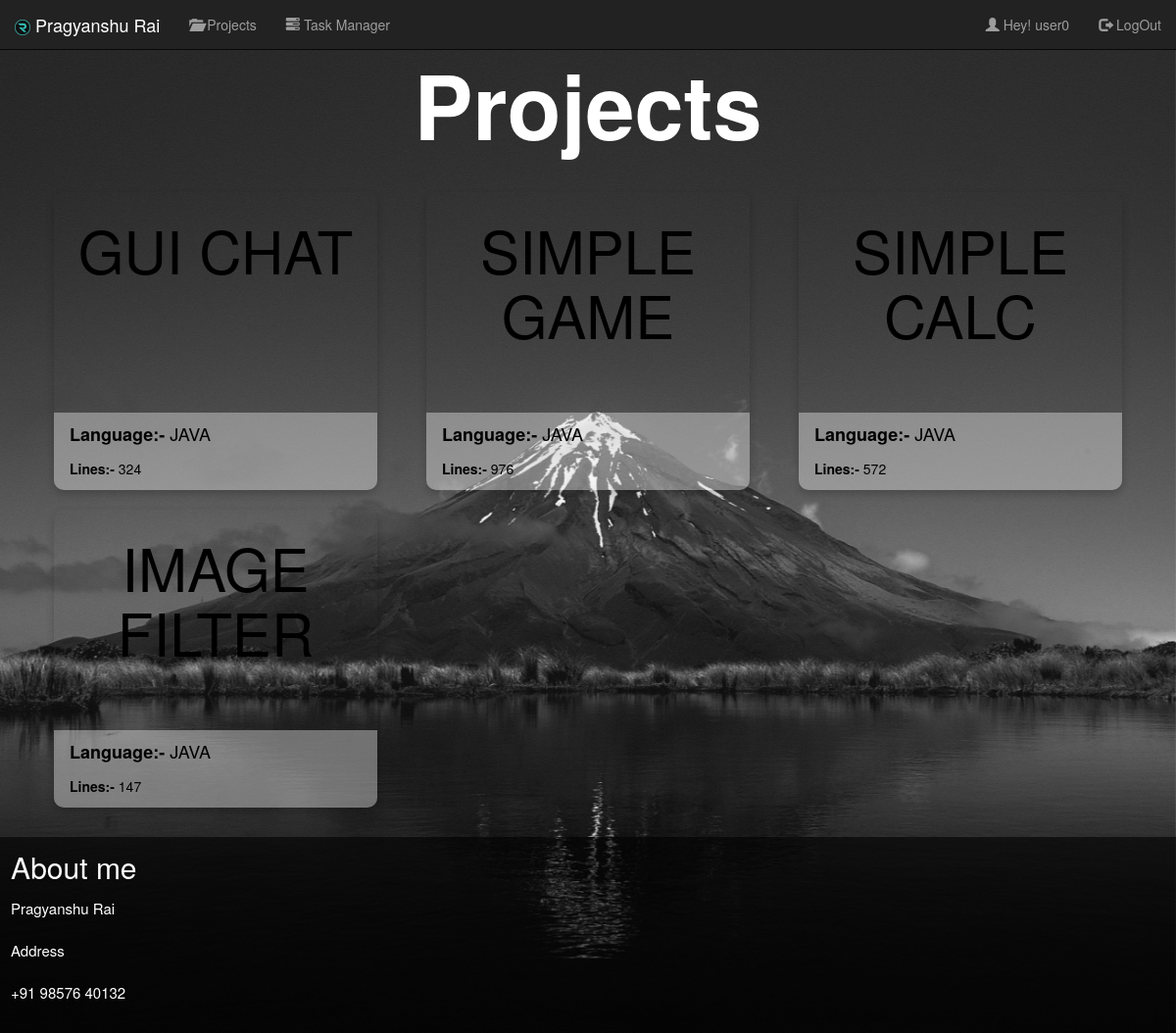
Screenshot of /app_01/project/ (signed in) with the database file from the repository.
### app_01/models.py (models this page shows, shortened)
class projects(models.Model):
    project_title = models.CharField(max_length = 50)
    file_name = models.CharField(max_length = 50)
    language = models.CharField(max_length = 20)
    lines = models.IntegerField(default = 0)

### app_01/views.py (the view)
# urls.py: path('project/', views.project, name='project'),
def project(request):
    cards = projects.objects.all()
    titles=dict()
    titles['heading']="Projects"
    titles['title']="Projects"
    titles['cards'] = cards;
    return render(request, 'tools.html', titles);

### templates/tools.html (shortened to what this page needs)
{% extends "base.html" %}
{% load static %}
{% block main_block %}
{% if user.is_authenticated %}
    <div class="row">
        <div class="container">
            {% for card_data in cards %}
            <a href="{% url 'source' card_data.pk %}" style="color:black;">
                    <div class="col-md-4">
                        <div class="card">
                            <div class="card-header" style="text-align:center;font-size:50px;width:100%;height:200px;"><h2>{{card_data.project_title}}</h2></div>
                            <div class="card-body"><h4><strong> Language:-</strong> {{card_data.language}}</h4></div>
                            <div class="card-footer"><p><b> Lines:-</b> {{card_data.lines}}</p></div>
                        </div>
                    </div>
            </a>
            {% endfor %}
        </div>
    </div>
{% else %}
    <div style="height:550px; margin-top:250px;">
        <h1 style="text-align: center;" ><span style="color:white;" >Please Login!</span></h1>
    </div>
{% endif %}
{% endblock %}

### templates/base.html (shortened to what this page needs)
{% load static %}
<!DOCTYPE html>
<html lang='en' >
    <head>
        <link rel="stylesheet" type="text/css" href="https://maxcdn.bootstrapcdn.com/bootstrap/3.4.1/css/bootstrap.min.css" />
        <link rel="stylesheet" type="text/css" href="{% static 'css/basic_style.css' %}" />
    </head>
    <body>
        <div class="parallax">
        <nav class="navbar navbar-inverse navbar-fixed-top">
            <div class="container-fluid">
                <div class="navbar-header">
                    <a class="navbar-brand active" href="{% url 'home' %}"><div style="display:inline"> <img src="{% static 'images/main_icon.png' %}">  Pragyanshu Rai </div></a>
                </div>
                <ul class="nav navbar-nav">
                    <li>
                        <a href="{% url 'project' %}"><span class="glyphicon glyphicon-folder-open"></span> Projects</a>
                    </li>
                    <li>
                        <a href="{% url 'task_manager' %}"><span class="glyphicon glyphicon-tasks"></span> Task Manager</a>
                    </li>
                </ul>
                <ul class="nav navbar-nav navbar-right">
                    {% if user.is_authenticated %}
                        <li>
                            <a href="{% url 'useraccount' user.id %}"><span class="glyphicon glyphicon-user"></span> Hey! {{user.username}}</a>
                        </li>
                        <li>
                            <a href="{% url 'log_out' %}"><span class="glyphicon glyphicon-log-out"></span> LogOut</a>
                        </li>
                    {% endif %}
                </ul>
            </div>
        </nav>
        <div  class="mainheadings">
            <h1><b>{{heading}}</b></h1>
        </div>
        {% block main_block %}
        {% endblock %}
        <div class="footer">
            <p id="aboutme" >
                About me
            </p>
            <p style="font-size : 15px" >
                Pragyanshu Rai
                <br />
                <br />
                Address
                <br />
                <br />
                +91 98576 40132
            </p>
        </div>
        </div>
    </body>
</html>

### static/css/basic_style.css (style rules this page uses)
a { text-decoration : none; }
h1 { font-size : 90px; }
h2 { font-size : 60px; }
.mainheadings { color:white; text-align:center; margin-top: 25px; padding:10px; background:rgba(0, 0, 0, 0); }
.parallax { background-image : url("../images/modern.jpg"); background-attachment : fixed; background-position : center; background-repeat : no-repeat; background-size: cover; margin-left: -10px; margin-right: -10px; }
.row { margin: 10px; margin-bottom : 20px; }
.card { margin : 10px; padding : 5px; border-radius : 10px; box-shadow : 0 4px 8px 0 rgba(0, 0, 0, 0.2); transition : 0.3s ; }
.card-body, .card-footer { margin-left : -5px; margin-right : -5px; background : rgba(240, 240, 240, 0.4); padding : 2px 16px; }
.card-footer { margin-bottom : -5px; border-radius : 0 0 10px 10px; }
.footer { font-size : 30px; padding : 20px; background : rgba(0, 0, 0, 0.6);//rgb(47, 79, 79); color : white; margin-right : -10px; margin-left : -9px; margin-bottom : -10px; bottom : 0px; left : 0px; width : 100.4%; }
.footer #aboutme { padding-left : 10px; margin-top : -10px; }
.footer p { padding-left : 10px; }

### rows the page displays
projects: project_title "GUI CHAT", language "JAVA", lines "324"
projects: project_title "SIMPLE GAME", language "JAVA", lines "976"
projects: project_title "SIMPLE CALC", language "JAVA", lines "572"
projects: project_title "IMAGE FILTER", language "JAVA", lines "147"

### other values shown
{{ user.username }} "user0"
{{ heading }} "Projects"
